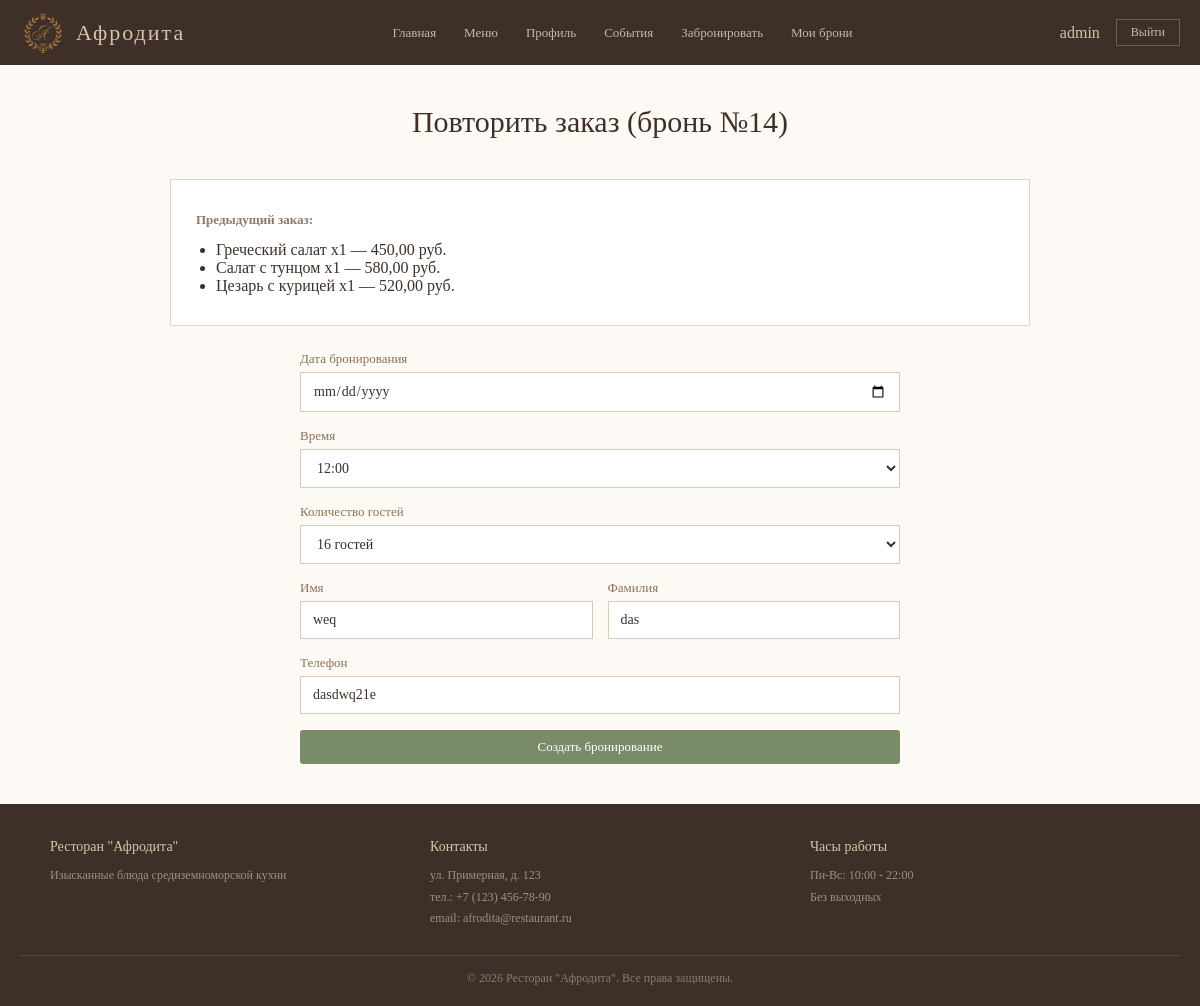
Screenshot of /repeat-order/27/ (signed in) with the database file from the repository.
### reservations/models.py (models this page shows, shortened)
class Reservation(models.Model):
    STATUS_CHOICES = [
        ('pending', 'Ожидает подтверждения'),
        ('confirmed', 'Подтверждено'),
        ('cancelled', 'Отменено'),
        ('completed', 'Завершено'),
    ]
    user = models.ForeignKey(User, on_delete=models.CASCADE, verbose_name="Клиент")
    user_number = models.IntegerField(default=0, verbose_name="Номер брони у пользователя")
    first_name = models.CharField(max_length=50, verbose_name="Имя", default='')
    last_name = models.CharField(max_length=50, verbose_name="Фамилия", default='')
    date = models.DateField(verbose_name="Дата")
    time = models.CharField(max_length=5, verbose_name="Время")
    guests_count = models.IntegerField(verbose_name="Количество гостей")
    status = models.CharField(max_length=20, choices=STATUS_CHOICES, default='pending', verbose_name="Статус")
    phone = models.CharField(max_length=20, verbose_name="Телефон")
    created_at = models.DateTimeField(auto_now_add=True, verbose_name="Дата создания")
    class Meta:
        verbose_name = "Бронирование"
        verbose_name_plural = "Бронирования"
        ordering = ['-date', '-time']

class OrderItem(models.Model):
    order = models.ForeignKey(Order, on_delete=models.CASCADE, related_name='items', verbose_name="Заказ")
    menu_item = models.ForeignKey(MenuItem, on_delete=models.CASCADE, verbose_name="Блюдо")
    quantity = models.IntegerField(default=1, verbose_name="Количество")
    price = models.DecimalField(max_digits=10, decimal_places=2, verbose_name="Цена")
    class Meta:
        verbose_name = "Позиция заказа"
        verbose_name_plural = "Позиции заказа"
    @property
    def total_price(self):
        return self.price * self.quantity

class MenuItem(models.Model):
    category = models.ForeignKey(MenuCategory, on_delete=models.CASCADE, verbose_name="Категория")
    name = models.CharField(max_length=200, verbose_name="Название блюда")
    description = models.TextField(blank=True, verbose_name="Описание")
    composition = models.TextField(blank=True, verbose_name="Состав")
    price = models.DecimalField(max_digits=10, decimal_places=2, verbose_name="Цена")
    weight = models.CharField(max_length=50, blank=True, verbose_name="Вес/Объем")
    image = models.ImageField(upload_to='menu/', blank=True, null=True, verbose_name="Фото блюда")
    is_available = models.BooleanField(default=True, verbose_name="Доступно")
    class Meta:
        verbose_name = "Блюдо"
        verbose_name_plural = "Блюда"
        ordering = ['category', 'name']

### reservations/views.py (the view)
# urls.py: path('repeat-order/<int:reservation_id>/', views.repeat_order, name='repeat_order'),
@login_required
def repeat_order(request, reservation_id):
    old_reservation = get_object_or_404(Reservation, id=reservation_id, user=request.user)
    if request.method == 'POST':
        form = ReservationForm(request.POST)
        if form.is_valid():
            new_reservation = form.save(commit=False)
            new_reservation.user = request.user
            new_reservation.save()
            if hasattr(old_reservation, 'order'):
                new_order = Order.objects.create(reservation=new_reservation)
                for item in old_reservation.order.items.all():
                    OrderItem.objects.create(
                        order=new_order,
                        menu_item=item.menu_item,
                        quantity=item.quantity,
                        price=item.menu_item.price
                    )
            messages.success(request, f'Создано новое бронирование №{new_reservation.user_number}!')
            return redirect('order_food', reservation_id=new_reservation.id)
    else:
        form = ReservationForm(initial={
            'date': old_reservation.date,
            'time': old_reservation.time,
            'guests_count': old_reservation.guests_count,
            'first_name': old_reservation.first_name,
            'last_name': old_reservation.last_name,
            'phone': old_reservation.phone,
        })
    return render(request, 'reservations/repeat_order.html', {
        'form': form,
        'old_reservation': old_reservation,
    })

### templates/reservations/repeat_order.html (shortened to what this page needs)
{% extends 'reservations/base.html' %}
{% block content %}
<div class="container">
    <h2>Повторить заказ (бронь №{{ old_reservation.user_number }})</h2>
    <div class="offer-card" style="margin-bottom: 25px; text-align: left;">
        <p><strong>Предыдущий заказ:</strong></p>
        {% if old_reservation.order %}
        <ul style="margin: 10px 0 0 20px;">
            {% for item in old_reservation.order.items.all %}
            <li>{{ item.menu_item.name }} x{{ item.quantity }} — {{ item.total_price }} руб.</li>
            {% endfor %}
        </ul>
        {% endif %}
    </div>
    <div style="max-width: 600px; margin: 0 auto;">
        <form method="post" novalidate>
            <div class="form-group">
                <label>Дата бронирования</label>
                {{ form.date }}
            </div>
            <div class="form-group">
                <label>Время</label>
                {{ form.time }}
            </div>
            <div class="form-group">
                <label>Количество гостей</label>
                {{ form.guests_count }}
            </div>
            <div style="display: flex; gap: 15px;">
                <div class="form-group" style="flex: 1;">
                    <label>Имя</label>
                    {{ form.first_name }}
                </div>
                <div class="form-group" style="flex: 1;">
                    <label>Фамилия</label>
                    {{ form.last_name }}
                </div>
            </div>
            <div class="form-group">
                <label>Телефон</label>
                {{ form.phone }}
            </div>
            <button type="submit" class="btn btn-success" style="width: 100%;">Создать бронирование</button>
        </form>
    </div>
</div>
{% endblock %}

### templates/reservations/base.html (shortened to what this page needs)
{% load static %}
<!DOCTYPE html>
<html lang="ru">
<head>
    <link href="{% static 'css/style.css' %}" rel="stylesheet">
</head>
<body>
    <div class="header">
        <div class="header-content">
            <div class="logo">
                <a href="/" style="display: flex; align-items: center; gap: 10px; text-decoration: none;">
                    <img src="{% static 'images/logo.svg' %}" alt="Афродита" style="height: 40px;">
                    <span style="color: #d4c4a8; font-size: 22px; letter-spacing: 2px;">Афродита</span>
                </a>
            </div>
            <div class="nav-links">
                <a href="/">Главная</a>
                <a href="/menu/">Меню</a>
                <a href="/profile/">Профиль</a>
                <a href="/events/">События</a>
                {% if user.is_authenticated %}
                    <a href="/reserve/">Забронировать</a>
                    <a href="/my-reservations/">Мои брони</a>
                {% endif %}
            </div>
            <div class="user-menu">
                {% if user.is_authenticated %}
                    <span class="username">{{ user.username }}</span>
                    <form method="post" action="/accounts/logout/" class="logout-form">
                        <button type="submit" class="logout-btn">Выйти</button>
                    </form>
                {% else %}
                    <a href="/register/">Регистрация</a>
                    <a href="/accounts/login/">Войти</a>
                {% endif %}
            </div>
        </div>
    </div>
    <div class="main-content">
        {% block content %}{% endblock %}
    </div>
    <footer class="footer">
        <div class="footer-content">
            <div class="footer-section">
                <h4>Ресторан "Афродита"</h4>
                <p>Изысканные блюда средиземноморской кухни</p>
            </div>
            <div class="footer-section">
                <h4>Контакты</h4>
                <p>ул. Примерная, д. 123</p>
                <p>тел.: +7 (123) 456-78-90</p>
                <p>email: afrodita@restaurant.ru</p>
            </div>
            <div class="footer-section">
                <h4>Часы работы</h4>
                <p>Пн-Вс: 10:00 - 22:00</p>
                <p>Без выходных</p>
            </div>
        </div>
        <div class="footer-bottom">
            <p>&copy; 2026 Ресторан "Афродита". Все права защищены.</p>
        </div>
    </footer>
</body>
</html>

### static/css/style.css (style rules this page uses)
html { overflow-y: scroll; }
*, *::before, *::after { margin: 0; padding: 0; box-sizing: border-box; }
html, body { height: 100%; }
body { font-family: 'Georgia', 'Times New Roman', serif; background: #fdfaf5; color: #3e3028; display: flex; flex-direction: column; min-height: 100vh; overflow-y: scroll; }
.header { background: #3e3028; position: sticky; top: 0; z-index: 1000; padding: 0 20px; }
.header-content { max-width: 1200px; margin: 0 auto; display: flex; align-items: center; justify-content: space-between; height: 65px; }
.logo { font-size: 22px; color: #d4c4a8; text-decoration: none; font-weight: normal; letter-spacing: 2px; }
.nav-links { display: flex; gap: 28px; }
.nav-links a { color: #c4b8a8; text-decoration: none; font-size: 13px; transition: 0.3s; }
.user-menu { display: flex; align-items: center; gap: 16px; }
.username { color: #d4c4a8; }
.logout-btn { background: none; border: 1px solid #6b5d50; color: #c4b8a8; padding: 5px 14px; cursor: pointer; font-size: 12px; font-family: 'Georgia', serif; }
.main-content { flex: 1; }
.container { max-width: 900px; margin: 0 auto; padding: 40px 20px; }
h2 { font-size: 30px; color: #3e3028; text-align: center; margin-bottom: 40px; font-weight: normal; }
.btn { display: inline-block; padding: 9px 20px; cursor: pointer; font-size: 13px; text-decoration: none; font-family: 'Georgia', serif; border: none; transition: 0.3s; border-radius: 3px; }
.btn-success { background: #7a8b6a; color: #fff; }
.form-group { margin-bottom: 16px; }
.form-group label { display: block; margin-bottom: 5px; color: #8b7355; font-size: 13px; }
.form-control { width: 100%; padding: 10px 12px; border: 1px solid #d9cbb8; font-size: 14px; color: #3e3028; font-family: 'Georgia', serif; background: #fff; }
.footer { background: #3e3028; padding: 35px 20px 20px; margin-top: auto; color: #c4b8a8; }
.footer-content { max-width: 1100px; margin: 0 auto; display: flex; justify-content: space-between; gap: 40px; flex-wrap: wrap; }
.footer-section { flex: 1; }
.footer-section h4 { color: #d4c4a8; margin-bottom: 10px; font-size: 14px; font-weight: normal; }
.footer-section p { font-size: 12px; color: #a09080; line-height: 1.8; }
.footer-bottom { text-align: center; font-size: 12px; color: #8b7b6b; margin-top: 25px; padding-top: 15px; border-top: 1px solid #5a4a3a; }
.offer-card { background: #fff; border: 1px solid #e0d5c7; padding: 30px 25px; text-align: center; transition: 0.3s; }
.offer-card p { color: #8b7b6b; font-size: 13px; line-height: 1.6; }

### rows the page displays
Reservation: user_number "14", time "12:00", guests_count "16 гостей", first_name "weq", last_name "das", phone "dasdwq21e"
OrderItem: menu_item.name "Греческий салат", quantity "1", total_price "450,00"
OrderItem: menu_item.name "Салат с тунцом", quantity "1", total_price "580,00"
OrderItem: menu_item.name "Цезарь с курицей", quantity "1", total_price "520,00"

### other values shown
{{ user.username }} "admin"
